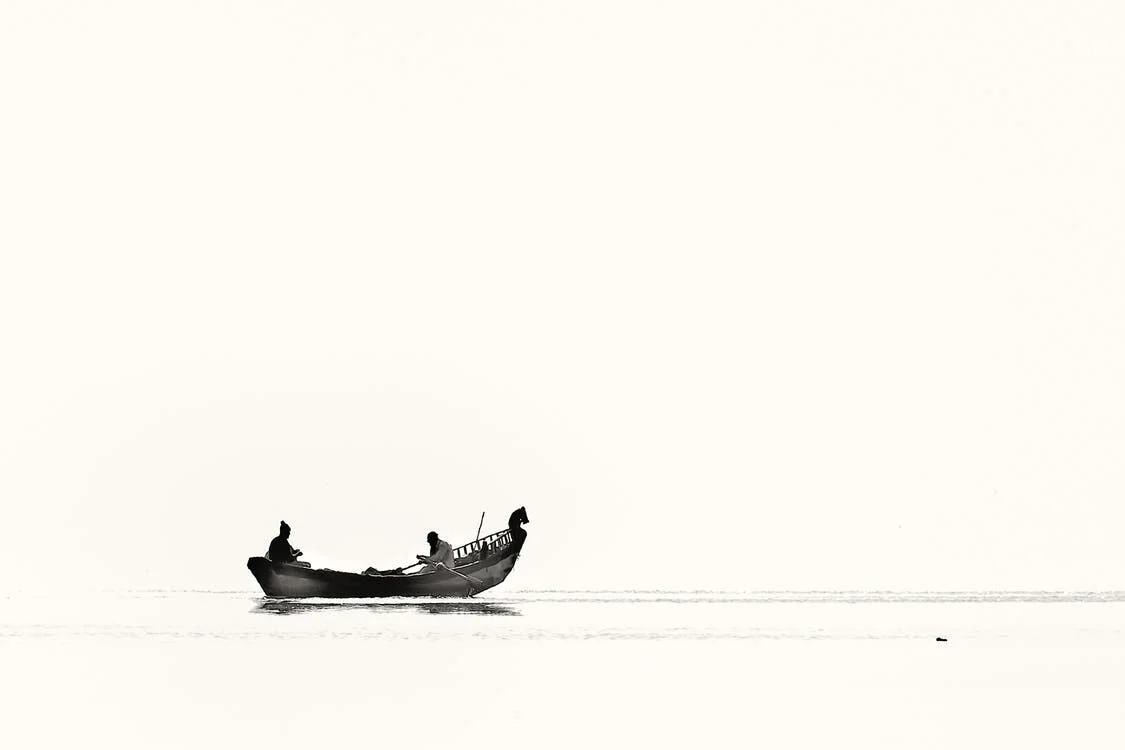
%> input picture Matlab extras/pic_for_and1.jpg, 1125 x 750 px
$ octave and_operation.m   (GNU Octave 9; MATLAB toolbox functions it lacks are replaced by stand-ins)
%> lines starting %> are read from the running program, lines starting %| are printed output that depends on the picture
img = imread('pic_for_and1.jpg');
%> img is the input picture: size 750x1125x3 uint8; mean R, G, B 251, 248, 241.2

subplot(2,2,1)
imshow(img);
title('image1')
img2 = imread('pic_for_and3.jpg');
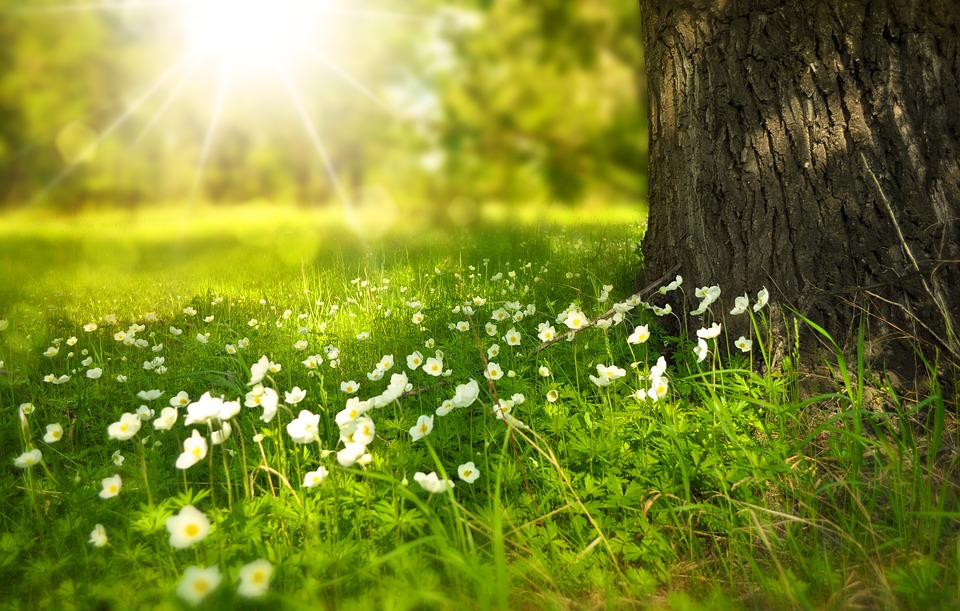
%> input picture Matlab extras/pic_for_and3.jpg, 960 x 611 px
%> img2 is the input picture: size 611x960x3 uint8; mean R, G, B 122.5, 133.2, 44.1

subplot(2,2,2);
imshow(img2);
title('image2')

[a, b, c] = size(img);
%> a = 750; b = 1125; c = 3
img2= imresize(img2,[a,b]);
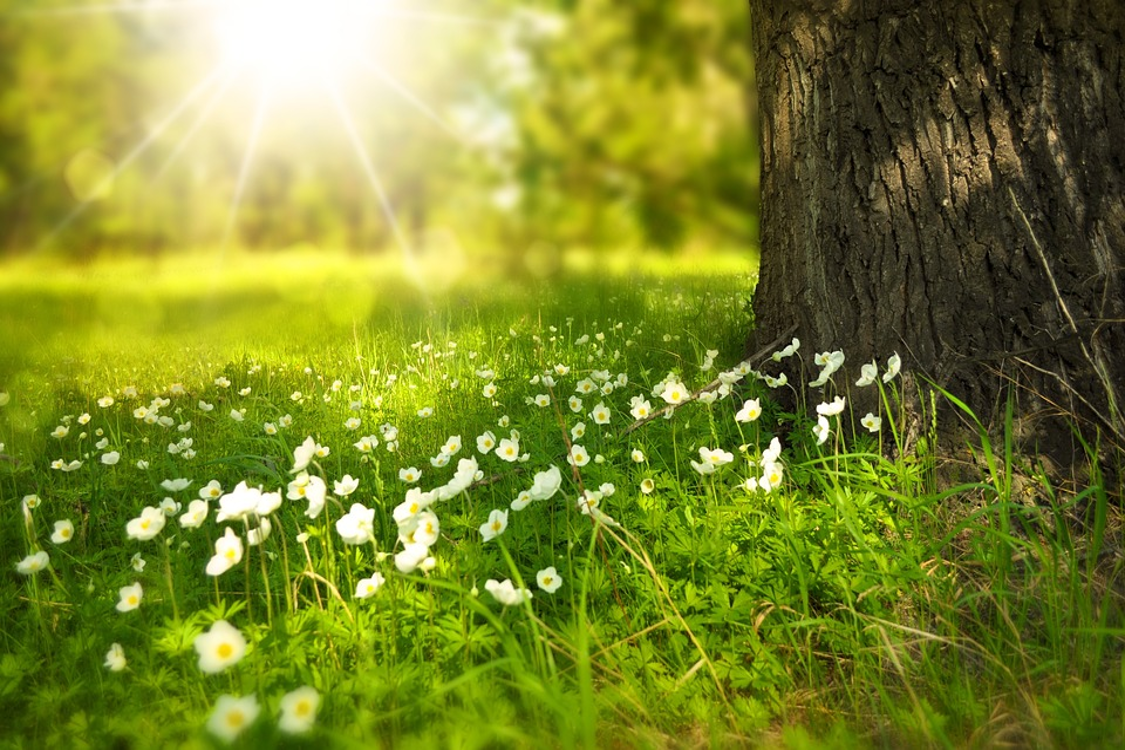
%> img2: size 750x1125x3 uint8; mean R, G, B 122.5, 133.2, 44.1
img3= bitand(img,img2);

subplot(2,2,3);
imshow(img3)
title('AndImage')
